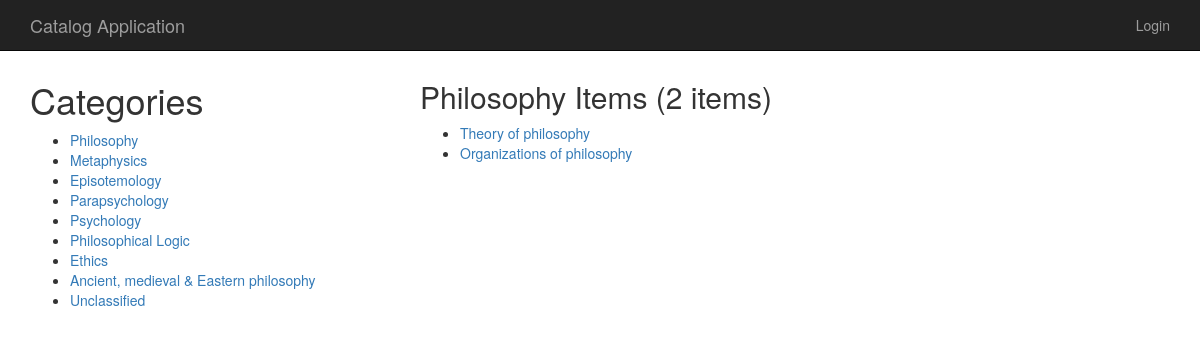
Screenshot of /catalog/1/items/ with the database file from the repository.
### database_setup.py (models this page shows, shortened)
class Category(Base):
    __tablename__ = 'category'
    id = Column(Integer, primary_key = True)
    name = Column(String, nullable = False, unique = True)
    user_id = Column(Integer, ForeignKey('user.id'))
    user = relationship(User)

class Item(Base):
    __tablename__ = 'item'
    id = Column(Integer, primary_key = True)
    name = Column(String(250), nullable = False)
    description = Column(String(500))
    create_time = Column(DateTime, default=func.now())
    category_id = Column(Integer, ForeignKey('category.id'))
    category = relationship(Category)
    user_id = Column(Integer, ForeignKey('user.id'))
    user = relationship(User)

### application.py (the view)
@app.route('/catalog/<int:category_id>/')
@app.route('/catalog/<int:category_id>/items/')
def showCategoryItems(category_id):
    categories = session.query(Category).all()
    category = session.query(Category).filter_by(id=category_id).one()
    items = session.query(Item).filter_by(category_id = category.id).all()
    if 'username' not in login_session or category.user_id != login_session['user_id']:
        return render_template('publiccategory.html', categories=categories,
            category=category, items=items)
    else:
        return render_template('category.html', categories=categories,
            category=category, items=items)

### templates/publiccategory.html (shortened to what this page needs)
{% extends "layout.html" %}
{% block leftpane %}
    {{ super() }}
{% endblock %}
{% block main %}
    <h2>{{ category.name }} Items ({{items|length}} items)</h2>
    <ul>
    {% for i in items %}
        <li><a href='{{url_for('showItemDescription', category_id=category.id, item_id=i.id)}}'>{{ i.name }}</a></li>
    {% endfor %}
    </ul>
{% endblock %}

### templates/layout.html (shortened to what this page needs)
{% extends "bootstrap/base.html" %}
{% block styles %}
{{super()}}
<link rel="stylesheet" href="{{url_for('.static', filename='appstyle.css')}}">
{% endblock %}
{% block navbar %}
<div class="navbar navbar-inverse navbar-fixed-top">
    <div class="container">
        <div class="navbar-header">
            <a class="navbar-brand" href="/">Catalog Application</a>
        </div>
        <div class="collapse navbar-collapse">
            <ul class="nav navbar-nav navbar-right">
            {% if 'username' not in session %}
                <li><a href="{{url_for('showLogin')}}">Login</a></li>
            {% else %}
                <li><a href="{{url_for('disconnect')}}">Logout</a></li>
            {% endif %}
            </ul>
        </div>
    </div>
</div>
{% endblock %}
{% block content %}
    <div class="container main-container theme-showcase" role="main">
        <div class="row">
            <div class = 'col-md-4'>
                {% block leftpane %}
                    <h1>Categories</h1>
                    <ul>
                    {% for c in categories %}
                        <li><a href='{{url_for('showCategoryItems', category_id=c.id)}}'>{{ c.name }}</a></li>
                    {% endfor %}
                    </ul>
                {% endblock %}
            </div>
            <div class='col-md-8'>
                <div class = 'main'>
                    {% block main %}
                    {% endblock %}
                </div>
            </div>
        </div>
    </div>
{% endblock %}

### static/appstyle.css (style rules this page uses)
.main-container { margin-top: 60px; }

### rows the page displays
Category: name "Philosophy"
Category: name "Metaphysics"
Category: name "Episotemology"
Category: name "Parapsychology"
Category: name "Psychology"
Category: name "Philosophical Logic"
Category: name "Ethics"
Category: name "Ancient, medieval & Eastern philosophy"
Category: name "Unclassified"
Item: name "Theory of philosophy"
Item: name "Organizations of philosophy"

### other values shown
{{ items|length }} "2"
